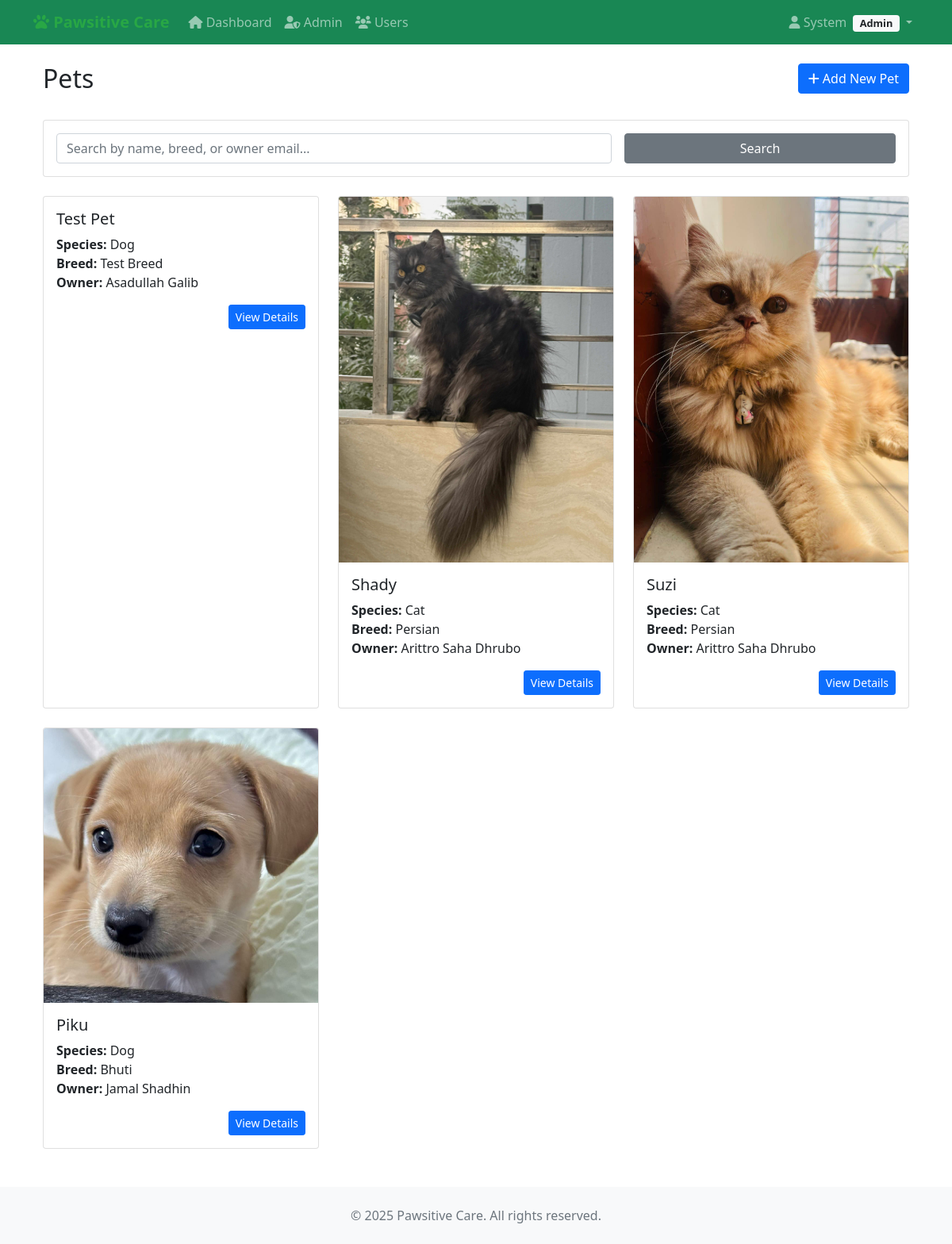
The page /pets/ (signed in) on the database its author committed.
### accounts/models.py (models this page shows, shortened)
class CustomUser(AbstractUser):
    ROLE_CHOICES = [
        ('admin', 'Admin'),
        ('vet', 'Veterinarian'),
        ('staff', 'Staff'),
        ('client', 'Client'),
    ]
    phone = models.CharField(max_length=20, blank=False)
    address = models.TextField(blank=False)
    role = models.CharField(max_length=10, choices=ROLE_CHOICES, default='client')
    def is_admin(self):
        return self.role == 'admin'

### pets/models.py (models this page shows, shortened)
class Pet(models.Model):
    SPECIES_CHOICES = [
        ('DOG', 'Dog'),
        ('CAT', 'Cat'),
        ('BIRD', 'Bird'),
        ('RABBIT', 'Rabbit'),
        ('HAMSTER', 'Hamster'),
        ('GUINEA_PIG', 'Guinea Pig'),
        ('FISH', 'Fish'),
        ('TURTLE', 'Turtle'),
        ('SNAKE', 'Snake'),
        ('LIZARD', 'Lizard'),
        ('FERRET', 'Ferret'),
        ('HORSE', 'Horse'),
        ('CHICKEN', 'Chicken'),
        ('PARROT', 'Parrot'),
        ('OTHER', 'Other'),
    ]
    GENDER_CHOICES = [
        ('M', 'Male'),
        ('F', 'Female'),
        ('U', 'Unknown'),
    ]
    name = models.CharField(max_length=100)
    species = models.CharField(max_length=10, choices=SPECIES_CHOICES)
    breed = models.CharField(max_length=100, blank=True)
    age = models.IntegerField(help_text="Age in years", null=True, blank=True)
    gender = models.CharField(max_length=1, choices=GENDER_CHOICES, default='U')
    weight = models.DecimalField(max_digits=5, decimal_places=2, null=True, blank=True)
    color = models.CharField(max_length=50, blank=True)
    microchip_id = models.CharField(max_length=50, blank=True, unique=True)
    owner = models.ForeignKey(settings.AUTH_USER_MODEL, on_delete=models.CASCADE, related_name='pets')
    medical_conditions = models.TextField(blank=True)
    special_notes = models.TextField(blank=True)
    vaccination_status = models.CharField(
        max_length=20,
        choices=[
            ('UP_TO_DATE', 'Up to Date'),
            ('DUE_SOON', 'Due Soon'),
            ('OVERDUE', 'Overdue'),
            ('UNKNOWN', 'Unknown')
        ],
        default='UNKNOWN',
        help_text="Current status of pet's vaccinations"
    )
    created_at = models.DateTimeField(auto_now_add=True)
    updated_at = models.DateTimeField(auto_now=True)
    is_active = models.BooleanField(default=True)
    objects = PetQuerySet.as_manager()
    observers = []
    class Meta:
        ordering = ['-created_at']
        indexes = [
            models.Index(fields=['name']),
            models.Index(fields=['owner']),
            models.Index(fields=['species']),
        ]

class PetPhoto(models.Model):
    pet = models.ForeignKey(Pet, on_delete=models.CASCADE, related_name='photos')
    image = models.ImageField(upload_to='pet_photos/%Y/%m/%d/')
    caption = models.CharField(max_length=200, blank=True)
    is_primary = models.BooleanField(default=False)
    uploaded_at = models.DateTimeField(auto_now_add=True)
    class Meta:
        ordering = ['-uploaded_at']

### pets/views.py (the view, shortened to what this page needs)
# urls.py: path('', views.pet_list, name='pet_list'),
@login_required
def pet_list(request):
    if request.user.is_staff:
        pets = Pet.objects.active()
    else:
        pets = Pet.objects.active().by_owner(request.user)
    search_form = PetSearchForm(request.GET)
    if search_form.is_valid():
        search_query = search_form.cleaned_data.get('search', '').strip()
        species_filter = search_form.cleaned_data.get('species', '')
        sort_by = search_form.cleaned_data.get('sort_by', '-created_at')
        if search_query:
            pets = pets.search(search_query)
        if species_filter:
            pets = pets.by_species(species_filter)
        valid_sort_fields = ['name', '-name', 'created_at', '-created_at', 'species', '-species']
        if sort_by in valid_sort_fields:
            pets = pets.order_by(sort_by)
    paginator = Paginator(pets, 12)  # Show 12 pets per page
    page = request.GET.get('page')
    pets = paginator.get_page(page)
    context = {
        'pets': pets,
        'search_form': search_form,
        'species_choices': Pet.SPECIES_CHOICES,
    }
    return render(request, 'pets/pet_list.html', context)

### pets/forms.py
class PetSearchForm(forms.Form):
    search = forms.CharField(
        required=False,
        widget=forms.TextInput(attrs={
            'class': 'form-control',
            'placeholder': 'Search by name, breed, owner...',
            'autocomplete': 'off'
        })
    )
    species = forms.ChoiceField(
        required=False,
        choices=[('', 'All Species')] + Pet.SPECIES_CHOICES,
        widget=forms.Select(attrs={
            'class': 'form-control'
        })
    )
    sort_by = forms.ChoiceField(
        required=False,
        choices=[
            ('-created_at', 'Newest First'),
            ('created_at', 'Oldest First'),
            ('name', 'Name A-Z'),
            ('-name', 'Name Z-A'),
            ('species', 'Species A-Z'),
            ('-species', 'Species Z-A'),
        ],
        initial='-created_at',
        widget=forms.Select(attrs={
            'class': 'form-control'
        })
    )

### petmedia/context_processors.py (called while the page is built)
def recent_blog_posts(request):
    try:
        recent_posts = repo_manager.posts.get_recent_posts(limit=3)
        return {'recent_blog_posts': recent_posts}
    except Exception:
        return {'recent_blog_posts': []}

def blog_stats(request):
    try:
        if request.user.is_authenticated:
            user_posts_count = repo_manager.posts.get_by_author(request.user).count()
            return {'user_blog_posts_count': user_posts_count}
        return {'user_blog_posts_count': 0}
    except Exception:
        return {'user_blog_posts_count': 0}

### petmedia/patterns/repository.py (called while the page is built)
    def get_by_author(self, author: 'User') -> QuerySet['BlogPost']:
        return self.model.objects.filter(
            author=author
        ).select_related('category', 'related_pet')

    def get_recent_posts(self, limit: int = 10) -> QuerySet['BlogPost']:
        return self.model.objects.filter(
            is_published=True
        ).order_by('-created_at')[:limit].select_related('author', 'category', 'related_pet')

    @property
    def posts(self) -> BlogPostRepository:
        if self._post_repo is None:
            self._post_repo = BlogPostRepository()
        return self._post_repo

### pets/models.py (called while the page is built)
    def active(self):
        return self.filter(is_active=True)

### pets/templates/pets/pet_list.html (shortened to what this page needs)
{% extends 'accounts/base.html' %}
{% block content %}
<div class="container mt-4">
    <div class="row mb-4">
        <div class="col">
            <h2>Pets</h2>
        </div>
        <div class="col text-end">
            <a href="{% url 'pets:pet_create' %}" class="btn btn-primary">
                <i class="fas fa-plus"></i> Add New Pet
            </a>
        </div>
    </div>
    <div class="card mb-4">
        <div class="card-body">
            <form method="get" class="row g-3">
                <div class="col-md-8">
                    <input type="text" name="search" class="form-control"
                           placeholder="Search by name, breed, or owner email..."
                           value="{{ search_query }}">
                </div>
                <div class="col-md-4">
                    <button type="submit" class="btn btn-secondary w-100">Search</button>
                </div>
            </form>
        </div>
    </div>
    <div class="row row-cols-1 row-cols-md-3 g-4">
        {% for pet in pets %}
        <div class="col">
            <div class="card h-100">
                {% if pet.photos.exists %}
                <img src="{{ pet.photos.first.image.url }}" class="card-img-top" alt="{{ pet.name }}">
                {% endif %}
                <div class="card-body">
                    <h5 class="card-title">{{ pet.name }}</h5>
                    <p class="card-text">
                        <strong>Species:</strong> {{ pet.get_species_display }}<br>
                        <strong>Breed:</strong> {{ pet.breed }}<br>
                        <strong>Owner:</strong> {{ pet.owner.get_full_name }}
                    </p>
                    <div class="text-end">
                        <a href="{% url 'pets:pet_detail' pet.pk %}" class="btn btn-primary btn-sm">
                            View Details
                        </a>
                    </div>
                </div>
            </div>
        </div>
        {% empty %}
        <div class="col-12">
            <div class="alert alert-info">
                No pets found.
            </div>
        </div>
        {% endfor %}
    </div>
</div>
{% endblock %}

### accounts/templates/accounts/base.html (shortened to what this page needs)
<!DOCTYPE html>
<html lang="en">
<head>
  <link href="https://cdn.jsdelivr.net/npm/bootstrap@5.1.3/dist/css/bootstrap.min.css" rel="stylesheet">
  <link href="https://cdnjs.cloudflare.com/ajax/libs/font-awesome/6.0.0/css/all.min.css" rel="stylesheet">
</head>
<body>
  <nav class="navbar navbar-expand-lg navbar-dark bg-success">
    <div class="container">
      <a class="navbar-brand" href="{% url 'accounts:client_dashboard' %}">
        <i class="fas fa-paw"></i> Pawsitive Care
      </a>
      <div class="collapse navbar-collapse" id="navbarNav">
        <ul class="navbar-nav me-auto">
          {% if user.is_authenticated %}
          <li class="nav-item">
            <a class="nav-link" href="{% url 'accounts:client_dashboard' %}">
              <i class="fas fa-home"></i> Dashboard
            </a>
          </li>
          {% if user.is_admin %}
          <li class="nav-item">
            <a class="nav-link" href="{% url 'accounts:admin_dashboard' %}">
              <i class="fas fa-user-shield"></i> Admin
            </a>
          </li>
          <li class="nav-item">
            <a class="nav-link" href="{% url 'accounts:user_management' %}">
              <i class="fas fa-users"></i> Users
            </a>
          </li>
          {% elif user.is_vet %}
          <li class="nav-item">
            <a class="nav-link" href="{% url 'accounts:vet_dashboard' %}">
              <i class="fas fa-stethoscope"></i> Vet Panel
            </a>
          </li>
          {% elif user.is_staff_member %}
          <li class="nav-item">
            <a class="nav-link" href="{% url 'accounts:staff_dashboard' %}">
              <i class="fas fa-user-tie"></i> Staff Panel
            </a>
          </li>
          {% endif %}
          {% endif %}
        </ul>
        <ul class="navbar-nav">
          {% if user.is_authenticated %}
          <li class="nav-item dropdown">
            <a class="nav-link dropdown-toggle" href="#" id="navbarDropdown" role="button" data-bs-toggle="dropdown">
              <i class="fas fa-user"></i>
              {{ user.first_name|default:user.username }}
              <span class="badge bg-light text-dark role-badge ms-1">
                {{ user.get_role_display }}</span>
            </a>
          </li>
          {% endif %}
        </ul>
      </div>
    </div>
  </nav>
  <main class="container mt-4">
    {% block content %}
    {% endblock %}
  </main>
  <footer class="bg-light mt-5 py-4">
    <div class="container text-center">
      <p class="text-muted mb-0">&copy; 2025 Pawsitive Care. All rights reserved.</p>
    </div>
  </footer>
</body>
</html>

### accounts/templates/accounts/base.html (style rules this page uses)
.navbar-brand { font-weight: bold; color: #28a745 !important; }
.role-badge { font-size: 0.8em; }

### rows shown on the page
CustomUser: first_name "System", role "Admin"
Pet: name "Test Pet", species "Dog", breed "Test Breed", owner.get_full_name "Asadullah Galib"
Pet: photos.first.image (picture), name "Shady", species "Cat", breed "Persian", owner.get_full_name "Arittro Saha Dhrubo"
Pet: photos.first.image (picture), name "Suzi", species "Cat", breed "Persian", owner.get_full_name "Arittro Saha Dhrubo"
Pet: photos.first.image (picture), name "Piku", species "Dog", breed "Bhuti", owner.get_full_name "Jamal Shadhin"
